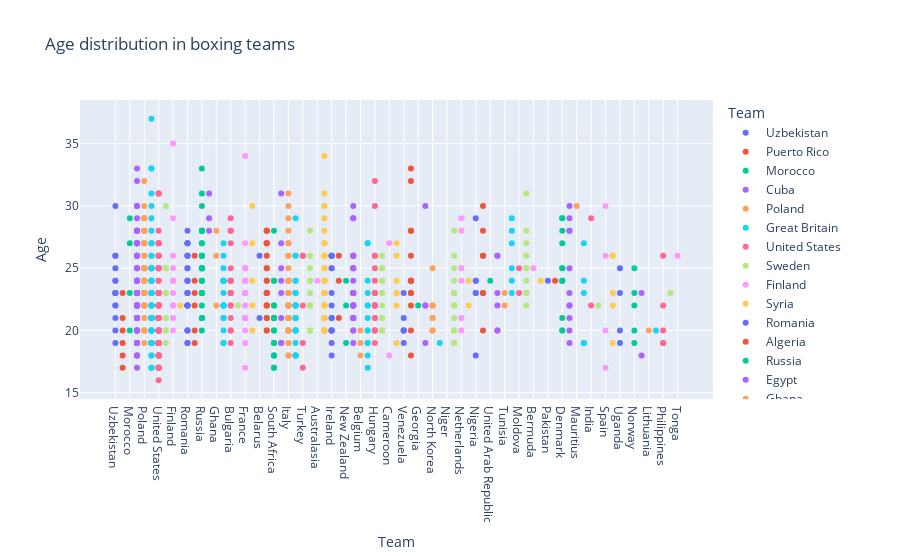

Here is the notebook cell this chart was saved with:
### Markdown cell above
NOTE: Did not find a way to show all teams on the x-axis. Hover over the graph to see the data.

### Code cell
# plot the age distribution in teams
# i went with scatter plot because it is easier to read than a histogram/bar chart
fig = px.scatter(
    df_boxing,
    x="Team",
    y="Age",
    color="Team",
    title="Age distribution in boxing teams",
)
fig.show()
